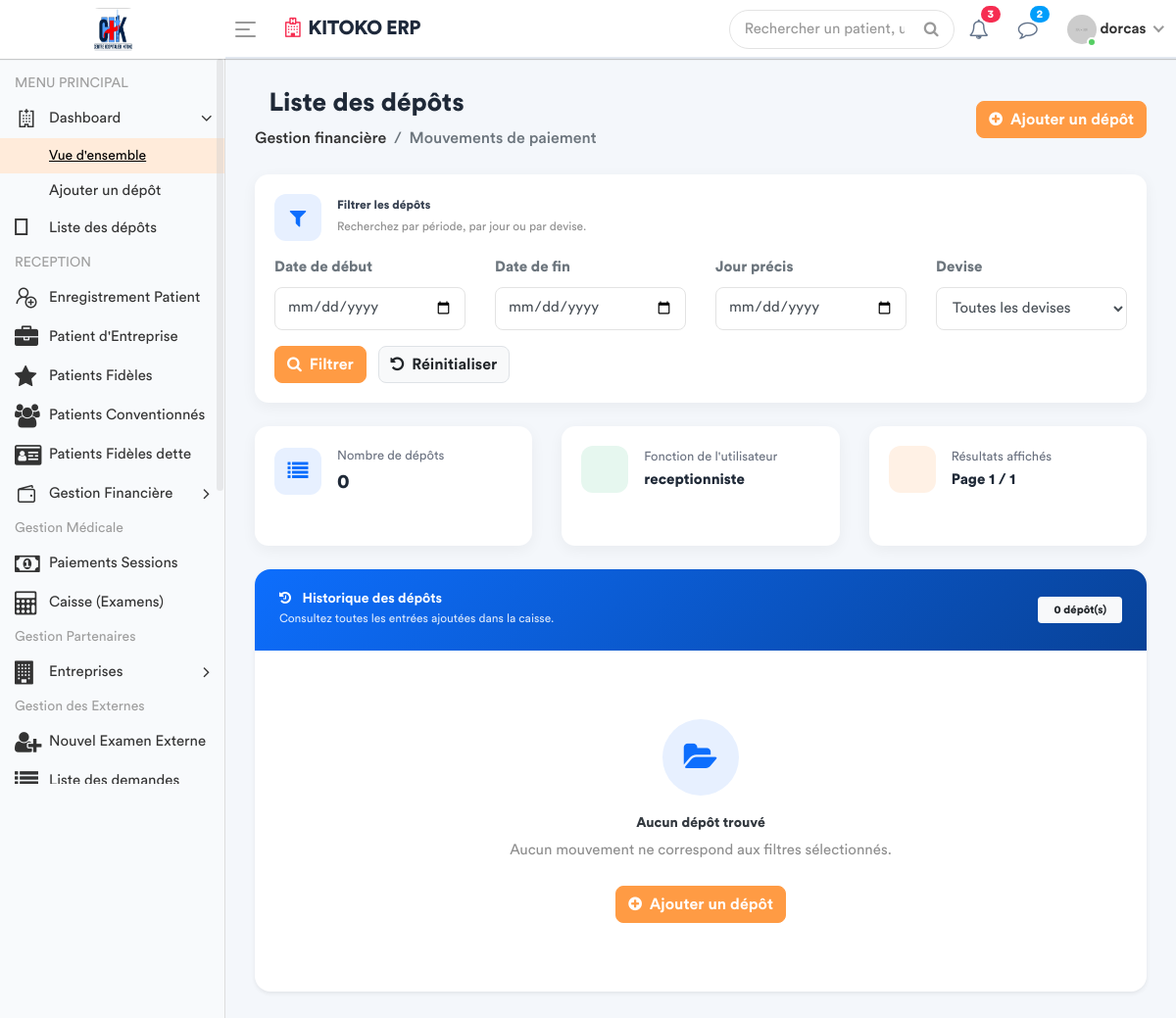
The page /mouvements-paiement/ (signed in) on the database as committed earlier.
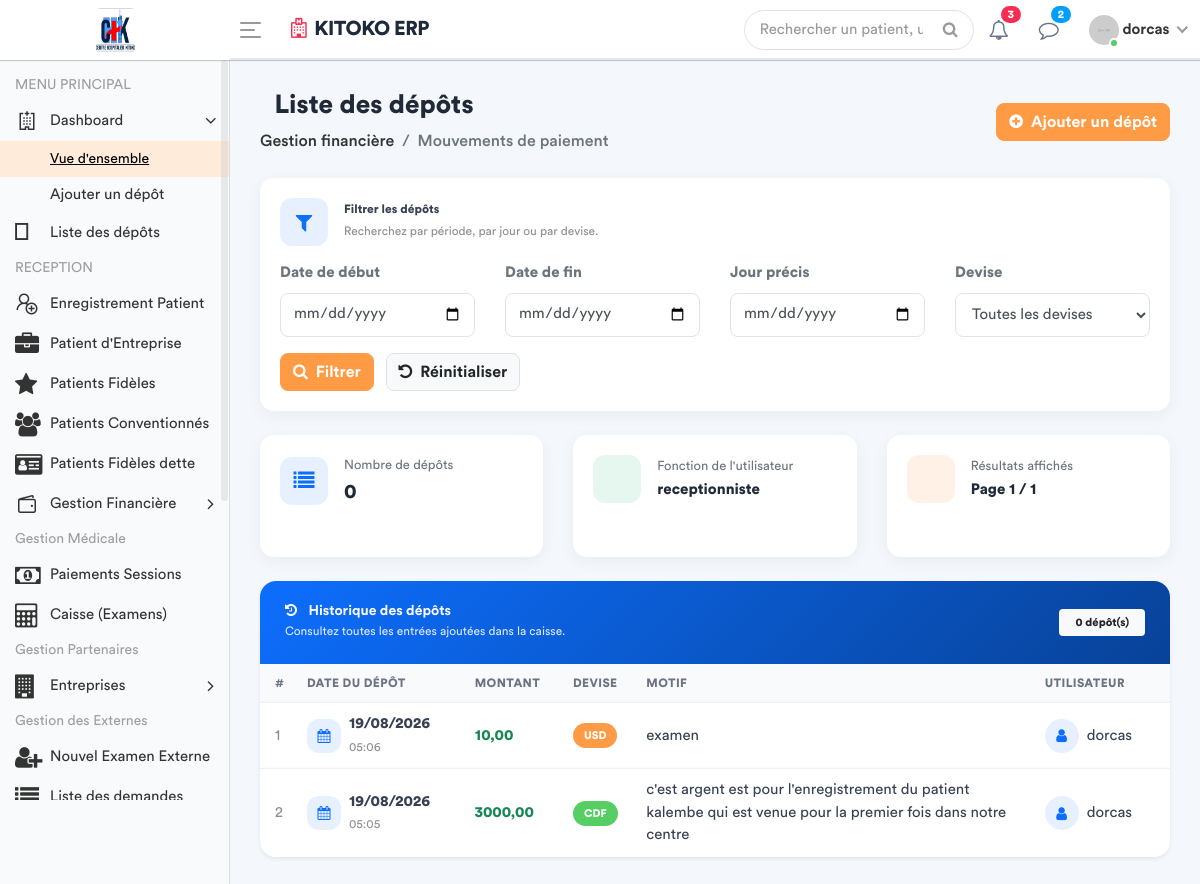
The same page on the database as committed later.
### apps/models.py (models this page shows, shortened)
class MouvementPaiement(models.Model):
    CURRENCY = [
        ('USD', 'USD'),
        ('CDF', 'CDF'),
    ]
    montant = models.DecimalField(
        max_digits=15,
        decimal_places=2,
        validators=[
            MinValueValidator(Decimal('0.01'))
        ]
    )
    devise = models.CharField(
        max_length=3,
        choices=CURRENCY,
        default='CDF'
    )
    motif = models.CharField(
        max_length=255,
        blank=True,
        null=True
    )
    utilisateur = models.ForeignKey(
        settings.AUTH_USER_MODEL,
        on_delete=models.PROTECT,
        related_name='mouvements_paiement'
    )
    date_depot = models.DateTimeField(
        default=timezone.now
    )
    class Meta:
        ordering = ['-date_depot']
        verbose_name = 'Mouvement de paiement'
        verbose_name_plural = 'Mouvements de paiement'
        constraints = [
            models.CheckConstraint(
                condition=models.Q(montant__gt=0),
                name='mouvement_paiement_montant_positif'
            )
        ]

### apps/views.py (the view, shortened to what this page needs)
@login_required
def liste_mouvements_paiement(request):
    from datetime import datetime, time
    from django.core.paginator import Paginator
    mouvements = (
        MouvementPaiement.objects
        .select_related('utilisateur')
        .order_by('-date_depot')
    )
    date_debut = request.GET.get('date_debut', '').strip()
    date_fin = request.GET.get('date_fin', '').strip()
    jour = request.GET.get('jour', '').strip()
    devise = request.GET.get('devise', '').strip()
    if devise in ['CDF', 'USD']:
        mouvements = mouvements.filter(devise=devise)
    else:
        devise = ''
    paginator = Paginator(mouvements, 10)
    page_number = request.GET.get('page')
    page_obj = paginator.get_page(page_number)
    role_obj = Fonction.objects.filter(
        userKey=request.user
    ).first()
    fonction_key = (
        role_obj.fonctionKey.roleName
        if role_obj and role_obj.fonctionKey
        else 'Utilisateur'
    )
    return render(
        request,
        'back-end/MouvementP/liste_mouvements_paiement.html',
        {
            'mouvements': page_obj,
            'page_obj': page_obj,
            'paginator': paginator,
            'fonctionKey': fonction_key,
            'date_debut': date_debut,
            'date_fin': date_fin,
            'jour': jour,
            'devise': devise,
        }
    )

### apps/templates/back-end/MouvementP/liste_mouvements_paiement.html (shortened to what the changed rows need)
<!DOCTYPE html>
{% load static %}
<html lang="fr">
<head>
    {% include 'back-end/includes/css.html' %}
</head>
<body>
    <div class="main-wrapper">
        <div class="page-wrapper mouvement-page">
            <div class="content container-fluid">
                <div class="card deposit-card shadow-sm">
                    {% if mouvements %}
                        <div class="table-responsive">
                            <table class="table custom-table">
                                <thead>
                                    <tr>
                                        <th>#</th>
                                        <th>Date du dépôt</th>
                                        <th>Montant</th>
                                        <th>Devise</th>
                                        <th>Motif</th>
                                        <th>Utilisateur</th>
                                    </tr>
                                </thead>
                                <tbody>
                                    {% for mouvement in mouvements %}
                                        <tr>
                                            <td class="text-muted">
                                                {{ page_obj.start_index|add:forloop.counter0 }}
                                            </td>
                                            <td>
                                                <div class="d-flex align-items-center">
                                                    <div class="stat-icon icon-blue mr-2"
                                                         style="width: 34px; height: 34px; font-size: 14px;">
                                                        <i class="fa fa-calendar"></i>
                                                    </div>
                                                    <div>
                                                        <div class="font-weight-bold">
                                                            {{ mouvement.date_depot|date:"d/m/Y" }}
                                                        </div>
                                                        <small class="text-muted">
                                                            {{ mouvement.date_depot|date:"H:i" }}
                                                        </small>
                                                    </div>
                                                </div>
                                            </td>
                                            <td>
                                                <span class="amount-text">
                                                    {{ mouvement.montant|floatformat:2 }}
                                                </span>
                                            </td>
                                            <td>
                                                {% if mouvement.devise == 'CDF' %}
                                                    <span class="badge badge-success currency-badge">
                                                        {{ mouvement.devise }}
                                                    </span>
                                                {% else %}
                                                    <span class="badge badge-primary currency-badge">
                                                        {{ mouvement.devise }}
                                                    </span>
                                                {% endif %}
                                            </td>
                                            <td class="motif-cell">
                                                {% if mouvement.motif %}
                                                    {{ mouvement.motif|linebreaksbr }}
                                                {% else %}
                                                    <span class="text-muted font-italic">
                                                        Aucun motif renseigné
                                                    </span>
                                                {% endif %}
                                            </td>
                                            <td>
                                                <div class="d-flex align-items-center">
                                                    <span class="user-avatar">
                                                        <i class="fa fa-user"></i>
                                                    </span>
                                                    <span>
                                                        {% if mouvement.utilisateur.get_full_name %}
                                                            {{ mouvement.utilisateur.get_full_name }}
                                                        {% else %}
                                                            {{ mouvement.utilisateur.username }}
                                                        {% endif %}
                                                    </span>
                                                </div>
                                            </td>
                                        </tr>
                                    {% endfor %}
                                </tbody>
                            </table>
                        </div>
                    {% else %}
                        <div class="empty-state">
                            <div class="empty-state-icon">
                                <i class="fa fa-folder-open"></i>
                            </div>
                            <h5 class="font-weight-bold text-dark">
                                Aucun dépôt trouvé
                            </h5>
                            <p class="text-muted mb-4">
                                Aucun mouvement ne correspond aux filtres
                                sélectionnés.
                            </p>
                            <a href="{% url 'ajouter_mouvement_paiement' %}"
                               class="btn btn-primary">
                                <i class="fa fa-plus-circle mr-1"></i>
                                Ajouter un dépôt
                            </a>
                        </div>
                    {% endif %}
                </div>
            </div>
        </div>
    </div>
</body>
</html>

Rows that differ between the two databases and show on the page:
added MouvementPaiement: start_index|add "1", date_depot "19/08/2026", date_depot "05:06", montant "10,00", devise "USD", motif "examen", utilisateur.username "dorcas"
added MouvementPaiement: start_index|add "2", date_depot "19/08/2026", date_depot "05:05", montant "3000,00", devise "CDF", motif "c'est argent est pour l'enregistrement du patient kalembe qui est venue pour la premier fois dans notre centre", utilisateur.username "dorcas"
Other text that changed with them:
text no longer shown: "Aucun dépôt trouvé Aucun mouvement ne correspond aux filtres sélectionnés. Ajouter un dépôt"
text now shown: "# DATE DU DÉPÔT MONTANT DEVISE MOTIF UTILISATEUR"
